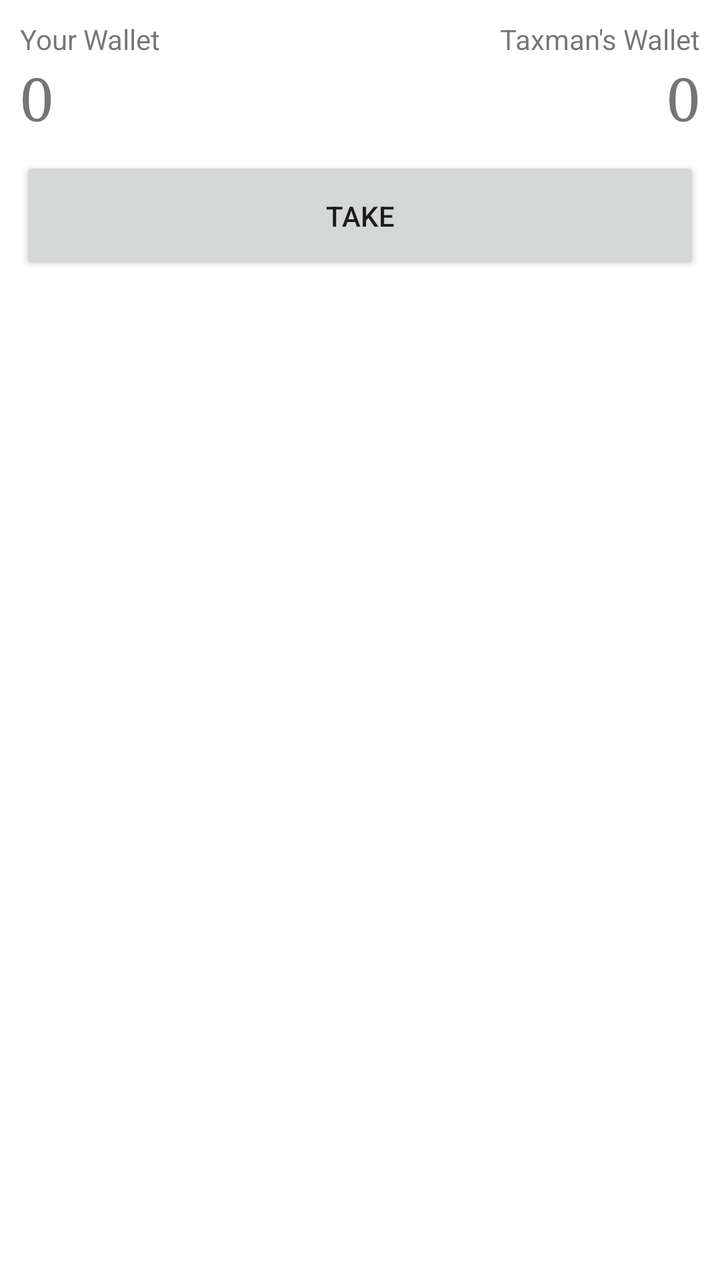
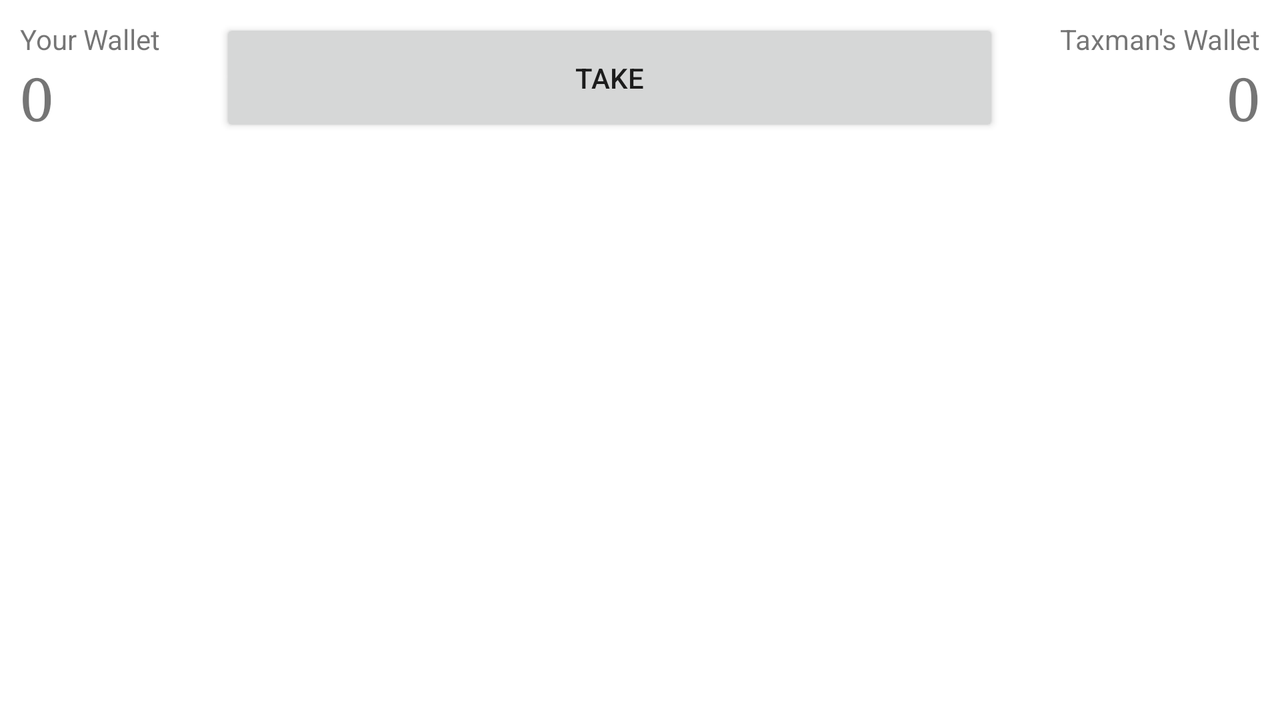

First picture: res/layout/ on a phone held upright. Second picture: the repository's own variant of that layout, on a device whose configuration matches the variant's folder. Source for both follows.
<!-- AndroidManifest.xml: fallback theme Theme.MaterialComponents.DayNight.NoActionBar -->
<!-- res/layout/game.xml -->
<?xml version="1.0" encoding="utf-8"?>
<LinearLayout xmlns:android="http://schemas.android.com/apk/res/android"
    android:orientation="vertical"
    android:layout_width="fill_parent"
    android:layout_height="fill_parent"
    android:layout_gravity="center"
    >
    <LinearLayout
        android:orientation="horizontal"
        android:layout_width="fill_parent"
        android:layout_height="wrap_content"
        android:layout_gravity="center"
        >
        <LinearLayout
            android:orientation="vertical"
            android:layout_width="fill_parent"
            android:layout_height="wrap_content"
            android:layout_weight="1"
            android:layout_margin="10dp"
            >
            <TextView
                android:layout_width="fill_parent"
                android:layout_height="wrap_content"
                android:text="@string/label_player_score"
                />
            <TextView
                android:id="@+id/text_player_score"
                android:layout_width="fill_parent"
                android:layout_height="wrap_content"
                android:textSize="30sp"
                android:text="0"
                android:fontFamily="serif"
                />
        </LinearLayout>
        <LinearLayout
            android:orientation="vertical"
            android:layout_width="fill_parent"
            android:layout_height="wrap_content"
            android:layout_weight="1"
            android:layout_margin="10dp"
            >
            <TextView
                android:layout_width="fill_parent"
                android:layout_height="wrap_content"
                android:gravity="right"
                android:text="@string/label_taxdroid_score"
                />
            <TextView
                android:id="@+id/text_taxdroid_score"
                android:layout_width="fill_parent"
                android:layout_height="wrap_content"
                android:gravity="right"
                android:textSize="30sp"
                android:text="0"
                android:fontFamily="serif"
                />
        </LinearLayout>
    </LinearLayout>
    <Button
        android:id="@+id/button_take_money"
        android:onClick="takeMoney"
        android:layout_width="fill_parent"
        android:layout_height="wrap_content"
        android:text="@string/button_take_money"
        android:padding="20dp"
        android:layout_marginLeft="10dp"
        android:layout_marginRight="10dp"
        />
    <GridView
        android:id="@+id/grid"
        android:layout_width="fill_parent"
        android:layout_height="fill_parent"
        android:layout_margin="10dp"
        android:numColumns="5"
        android:verticalSpacing="5dp"
        android:horizontalSpacing="5dp"
        android:stretchMode="columnWidth"
        />
</LinearLayout>
<!-- resources referenced by this layout -->
<resources>
  <string name="button_take_money">Take</string>
  <string name="label_player_score">Your Wallet</string>
  <string name="label_taxdroid_score">Taxman\'s Wallet</string>
</resources>
<!-- res/layout-land/game.xml (the author's variant of the layout above) -->
<!-- drawn on the phone turned sideways -->
<?xml version="1.0" encoding="utf-8"?>
<LinearLayout xmlns:android="http://schemas.android.com/apk/res/android"
    android:orientation="vertical"
    android:layout_width="fill_parent"
    android:layout_height="fill_parent"
    android:layout_gravity="center"
    >
    <LinearLayout
        android:orientation="horizontal"
        android:layout_width="fill_parent"
        android:layout_height="wrap_content"
        android:layout_gravity="center"
        >
        <LinearLayout
            android:orientation="vertical"
            android:layout_width="wrap_content"
            android:layout_height="wrap_content"
            android:layout_marginLeft="10dp"
            android:layout_marginTop="10dp"
            >
            <TextView
                android:layout_width="fill_parent"
                android:layout_height="wrap_content"
                android:text="@string/label_player_score"
                />
            <TextView
                android:id="@+id/text_player_score"
                android:layout_width="fill_parent"
                android:layout_height="wrap_content"
                android:textSize="30sp"
                android:text="0"
                android:fontFamily="serif"
                />
        </LinearLayout>
        <Button
            android:id="@+id/button_take_money"
            android:onClick="takeMoney"
            android:layout_weight="1"
            android:layout_width="0dp"
            android:layout_height="wrap_content"
            android:text="@string/button_take_money"
            android:padding="20dp"
            android:layout_marginLeft="30dp"
            android:layout_marginRight="30dp"
            android:layout_gravity="bottom"
            />
        <LinearLayout
            android:orientation="vertical"
            android:layout_width="wrap_content"
            android:layout_height="wrap_content"
            android:layout_marginRight="10dp"
            android:layout_marginTop="10dp"
            >
            <TextView
                android:layout_width="fill_parent"
                android:layout_height="wrap_content"
                android:gravity="right"
                android:text="@string/label_taxdroid_score"
                />
            <TextView
                android:id="@+id/text_taxdroid_score"
                android:layout_width="fill_parent"
                android:layout_height="wrap_content"
                android:gravity="right"
                android:textSize="30sp"
                android:text="0"
                android:fontFamily="serif"
                />
        </LinearLayout>
    </LinearLayout>
    <GridView
        android:id="@+id/grid"
        android:layout_width="fill_parent"
        android:layout_height="fill_parent"
        android:layout_margin="10dp"
        android:numColumns="10"
        android:verticalSpacing="5dp"
        android:horizontalSpacing="5dp"
        android:stretchMode="columnWidth"
        />
</LinearLayout>
